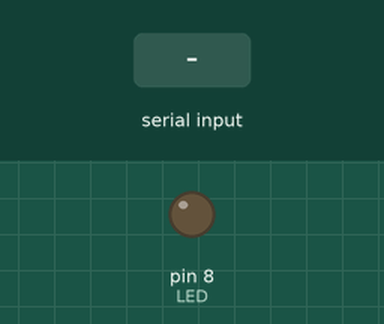
Bench run of a sketch on a simulated Arduino Uno, built with avr-gcc and run on an emulated ATmega328P. Parts: output pins drawn as LEDs (lit = HIGH). The test bench sets the inputs (shaded band).

Above: at 1.2 s.
1.3 s: "1" received over the second serial link
At 2.2 s:
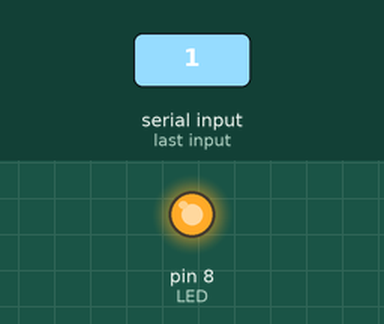
2.8 s: "0" received over the second serial link
At 3.4 s:
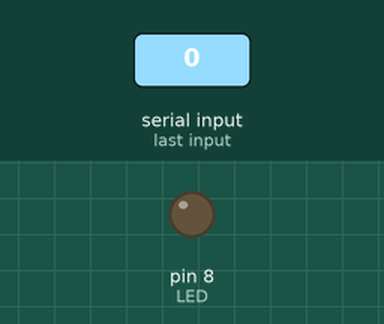
Timing chart, 0 to 5.8 s (numbered marks = the images above; inputs shaded):
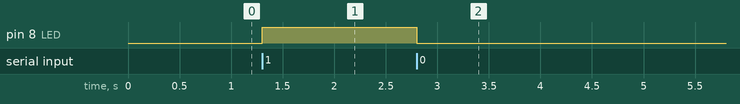

The sketch:

servoMoter_variableRegister.ino
```cpp
#include <SoftwareSerial.h>       // 소프트웨어 시리얼 라이브러리를 불러옵니다.
SoftwareSerial bluetooth(2, 3);   // 블루투스 모듈을 선언합니다. 블루투스의 TX를 2번에 RX를 3번에 연결합니다.
int LED = 8;                                // LED를 8번으로 설정합니다.
char val;                                   // 블루투스 통신을 통해 받은 값을 저장하는 변수를 만들어줍니다.
void setup()
{
  bluetooth.begin(9600);             // 소프트웨어 시리얼의 보드레이트를 9600으로 설정합니다.
  pinMode(LED, OUTPUT);         // LED 핀을 출력핀으로 설정합니다.
}
void loop()
{
  if (bluetooth.available())             // 블루투스 모듈을 통해 새로운 값을 받으면 (안드로이드 폰으로 값을 보내면)
  {
    val = bluetooth.read();              // 이를 val 변수에 저장합니다.
    if (val == '0')                             // 저장된 값이 0이면
    {
      digitalWrite(LED, LOW);          // LED를 끕니다.
    }
    if (val == '1')                            // 저장된 값이 1이면
    {
      digitalWrite(LED, HIGH);         // LED를 켭니다.
    }
  }
}
```

Measured:
- after the input at 1.3 s, pin 8 (LED): LOW → HIGH at once
- after the input at 2.8 s, pin 8 (LED): HIGH → LOW at once
